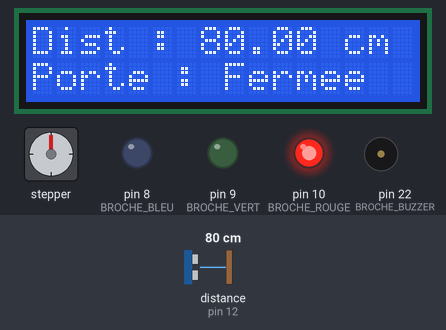
Bench run of a sketch on a simulated Arduino Mega 2560, built with avr-gcc and run on an emulated ATmega2560. Shown: 16×2 character LCD, stepper motor, output pins drawn as LEDs (lit = HIGH), buzzer (waves = sounding, pin HIGH). Dashed ring = blinking. The test bench sets the inputs (shaded band); at power-on: distance to the obstacle (sensor on pin 12) 80 cm. The echo pulse lasts 58.3 µs per cm; stepper angles assume 2048 steps per turn; what the sketch prints to the serial monitor is not drawn.

Above: at 3.2 s.
3.3 s: distance to the obstacle (sensor on pin 12) set to 32 cm
At 4.7 s:
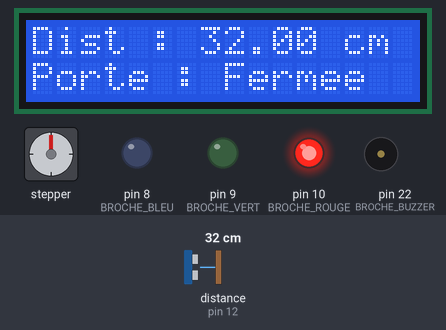
6.3 s: distance to the obstacle (sensor on pin 12) set to 26 cm
At 7.33 s:
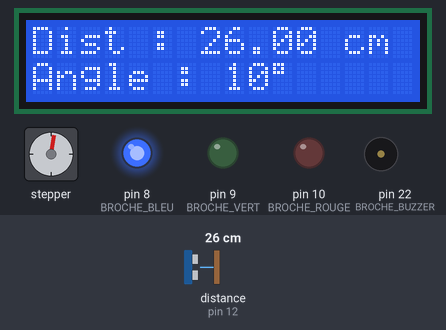
8.1 s: distance to the obstacle (sensor on pin 12) set to 2 cm
At 8.26 s:
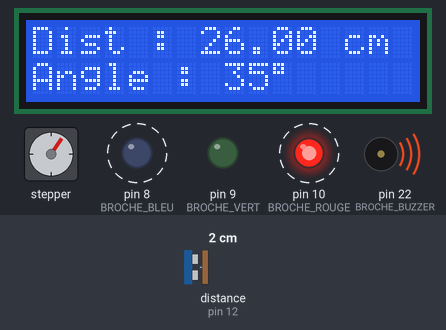
10.8 s: distance to the obstacle (sensor on pin 12) set to 14 cm
At 11.27 s:
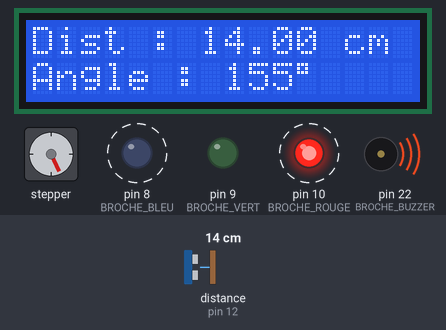
12.9 s: distance to the obstacle (sensor on pin 12) set to 17 cm
At 15.2 s:
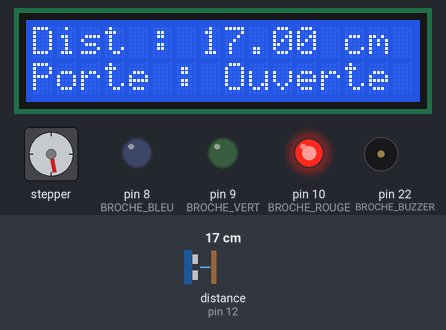
15.9 s: distance to the obstacle (sensor on pin 12) set to 57 cm
At 17.5 s:
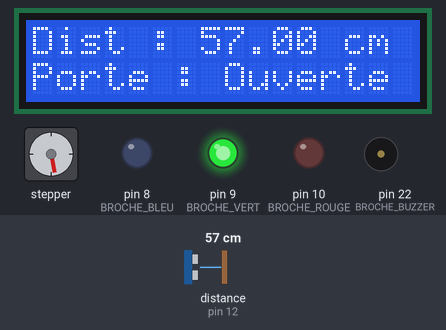
18.9 s: distance to the obstacle (sensor on pin 12) set to 63 cm
Timing chart, 0 to 24.1 s (numbered marks = the images above; inputs shaded):
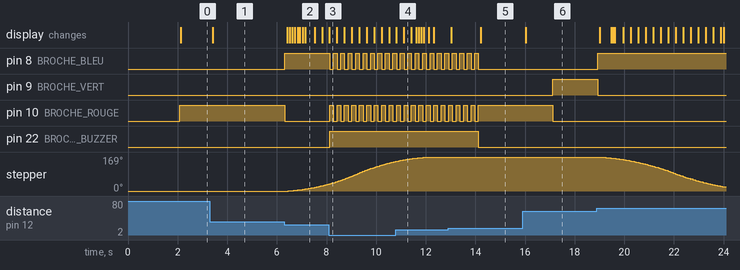

The sketch:

Labo5.ino
```cpp
#include <HCSR04.h>
#include <LCD_I2C.h>
#include <AccelStepper.h>

// --- Constantes matérielles ---
const int BROCHE_DECLENCHEUR = 11;
const int BROCHE_ECHO = 12;
const int BROCHE_BUZZER = 22;
const int BROCHE_ROUGE = 10;
const int BROCHE_VERT = 9;
const int BROCHE_BLEU = 8;
const int TYPE_INTERFACE_MOTEUR = 4;
const int BROCHE_IN1 = 39;
const int BROCHE_IN2 = 41;
const int BROCHE_IN3 = 43;
const int BROCHE_IN4 = 45;

// --- Constantes d’angles ---
const int ANGLE_MINIMUM = 10;
const int ANGLE_MAXIMUM = 170;
const float PAS_PAR_TOUR = 2038.0;
const long POSITION_MIN = (ANGLE_MINIMUM * PAS_PAR_TOUR) / 360;
const long POSITION_MAX = (ANGLE_MAXIMUM * PAS_PAR_TOUR) / 360;

// --- Constantes seuils et délais ---
const float DISTANCE_SEUIL_OUVERTURE = 30.0;
const float DISTANCE_SEUIL_FERMETURE = 60.0;
const float DISTANCE_SEUIL_ALARME = 15.0;
const int INTERVALLE_MESURE_DISTANCE = 50;
const int INTERVALLE_MISE_A_JOUR_LCD = 100;
const int INTERVALLE_MISE_A_JOUR_SERIE = 100;
const int INTERVALLE_CLIGNOTEMENT_GYROPHARE = 150;
const int DELAI_SONNERIE_ALARME = 3000;
const int DELAI_EXTINCTION_GYROPHARE = 3000;

HCSR04 capteur(BROCHE_DECLENCHEUR, BROCHE_ECHO);
LCD_I2C lcd(0x27, 16, 2);
AccelStepper moteur(TYPE_INTERFACE_MOTEUR, BROCHE_IN1, BROCHE_IN3, BROCHE_IN2, BROCHE_IN4);

const String numeroEtudiant = "2409626";

int angleActuel = 0;

enum EtatPorte { FERMEE, OUVERTURE, OUVERTE, FERMETURE } etatPorte = FERMEE;
enum EtatAlerte { ALARME_DESACTIVEE, ALARME_ACTIVEE } etatAlerte = ALARME_DESACTIVEE;

// --- Variables de gestion ---
float distance = 0.0;
unsigned long dernierTempsDistance = 0;
unsigned long dernierTempsAffichage = 0;
unsigned long dernierTempsGyrophare = 0;
unsigned long dernierTempsAlerte = 0;
unsigned long tempsChangementEtat = 0;
bool gyrophareRouge = true;
bool porteEnMouvement = false;
bool extinctionDifferee = false;
unsigned long tempsExtinction = 0;

void setup() {
  Serial.begin(115200);
  lcd.begin();
  lcd.backlight();
  moteur.setMaxSpeed(500);
  moteur.setAcceleration(200);
  moteur.setSpeed(500);
  moteur.moveTo(POSITION_MIN);
  moteur.enableOutputs();

  pinMode(BROCHE_BUZZER, OUTPUT);
  pinMode(BROCHE_ROUGE, OUTPUT);
  pinMode(BROCHE_VERT, OUTPUT);
  pinMode(BROCHE_BLEU, OUTPUT);

  lcd.setCursor(0, 0);
  lcd.print(numeroEtudiant);
  lcd.setCursor(0, 1);
  lcd.print("    LAB 4A    ");
  delay(2000);
  lcd.clear();
}

void loop() {
  unsigned long maintenant = millis();

  gererDistance(maintenant);
  gererEtatPorte(maintenant);
  gererAlerte(maintenant);
  gererAffichage(maintenant);
  gererSerie(maintenant);

  if (porteEnMouvement) {
    moteur.enableOutputs();
    moteur.run();
    if (!moteur.isRunning()) {
      porteEnMouvement = false;
      moteur.disableOutputs();
    }
  }
}

void gererDistance(unsigned long temps) {
  if (temps - dernierTempsDistance >= INTERVALLE_MESURE_DISTANCE) {
    distance = capteur.dist();
    dernierTempsDistance = temps;
  }
}

void gererEtatPorte(unsigned long temps) {
  if (etatAlerte == ALARME_ACTIVEE) return;

  if (etatPorte == FERMEE) {
    mettreCouleurLEDs(HIGH, LOW, LOW);

    if (distance < DISTANCE_SEUIL_OUVERTURE && distance > 0) {
      etatPorte = OUVERTURE;
      moteur.moveTo(POSITION_MAX);
      porteEnMouvement = true;
      tempsChangementEtat = temps;
    }
  }

  if (etatPorte == OUVERTURE) {
    mettreCouleurLEDs(LOW, LOW, HIGH);

    if (!porteEnMouvement && moteur.distanceToGo() == 0) {
      etatPorte = OUVERTE;
      tempsChangementEtat = temps;
    }
  }

  if (etatPorte == OUVERTE) {
    mettreCouleurLEDs(LOW, HIGH, LOW);

    if (distance > DISTANCE_SEUIL_FERMETURE) {
      etatPorte = FERMETURE;
      moteur.moveTo(POSITION_MIN);
      porteEnMouvement = true;
      tempsChangementEtat = temps;
    }
  }

  if (etatPorte == FERMETURE) {
    mettreCouleurLEDs(LOW, LOW, HIGH);

    if (!porteEnMouvement && moteur.distanceToGo() == 0) {
      etatPorte = FERMEE;
      tempsChangementEtat = temps;
    }
  }
}

void gererAlerte(unsigned long temps) {
  if (etatAlerte == ALARME_DESACTIVEE && distance <= DISTANCE_SEUIL_ALARME && distance > 0) {
    digitalWrite(BROCHE_BUZZER, HIGH);
    etatAlerte = ALARME_ACTIVEE;
    dernierTempsAlerte = temps;
    extinctionDifferee = false;
  }

  if (etatAlerte == ALARME_ACTIVEE) {
    if (temps - dernierTempsGyrophare >= INTERVALLE_CLIGNOTEMENT_GYROPHARE) {
      clignoterGyrophare();
      dernierTempsGyrophare = temps;
    }

    if (temps - dernierTempsAlerte >= DELAI_SONNERIE_ALARME) {
      digitalWrite(BROCHE_BUZZER, LOW);
      etatAlerte = ALARME_DESACTIVEE;
      extinctionDifferee = true;
      tempsExtinction = temps;
    }
  }

  if (extinctionDifferee && (temps - tempsExtinction >= DELAI_EXTINCTION_GYROPHARE)) {
    eteindreGyrophare();
    mettreCouleurLEDs(LOW, LOW, LOW);
    extinctionDifferee = false;
  }
}

void clignoterGyrophare() {
  if (gyrophareRouge) {
    digitalWrite(BROCHE_ROUGE, HIGH);
    digitalWrite(BROCHE_BLEU, LOW);
  } else {
    digitalWrite(BROCHE_ROUGE, LOW);
    digitalWrite(BROCHE_BLEU, HIGH);
  }
  digitalWrite(BROCHE_VERT, LOW);
  gyrophareRouge = !gyrophareRouge;
}

void eteindreGyrophare() {
  digitalWrite(BROCHE_ROUGE, LOW);
  digitalWrite(BROCHE_VERT, LOW);
  digitalWrite(BROCHE_BLEU, LOW);
}

void mettreCouleurLEDs(bool r, bool v, bool b) {
  if (etatAlerte == ALARME_DESACTIVEE && !extinctionDifferee) {
    digitalWrite(BROCHE_ROUGE, r);
    digitalWrite(BROCHE_VERT, v);
    digitalWrite(BROCHE_BLEU, b);
  }
}

void gererAffichage(unsigned long temps) {
  if (temps - dernierTempsAffichage >= INTERVALLE_MISE_A_JOUR_LCD) {
    lcd.clear();
    lcd.setCursor(0, 0);
    lcd.print("Dist : ");
    lcd.print(distance);
    lcd.print(" cm");

    lcd.setCursor(0, 1);
    if (etatPorte == FERMEE) lcd.print("Porte : Fermee");
    if (etatPorte == OUVERTE) lcd.print("Porte : Ouverte");
    if (etatPorte == OUVERTURE || etatPorte == FERMETURE) {
      angleActuel = map(moteur.currentPosition(), POSITION_MIN, POSITION_MAX, ANGLE_MINIMUM, ANGLE_MAXIMUM);
      lcd.print("Angle : ");
      lcd.print(angleActuel);
      lcd.print((char)223);
    }
    dernierTempsAffichage = temps;
  }
}

void gererSerie(unsigned long temps) {
  static unsigned long dernierTempsSerie = 0;
  if (temps - dernierTempsSerie >= INTERVALLE_MISE_A_JOUR_SERIE) {
    Serial.print("etd:");
    Serial.print(numeroEtudiant);
    Serial.print(", dist:");
    Serial.print(distance);
    Serial.print(", angle:");
    Serial.println(angleActuel);
    dernierTempsSerie = temps;
  }
}
```

Measured:
- the behaviour switches between 30 and 29 cm on distance to the obstacle (sensor on pin 12) (found by bisection; images 1 and 2)
- the behaviour switches between 15 and 16 cm on distance to the obstacle (sensor on pin 12) (found by bisection; images 4 and 5)
- after the input at 3.3 s, the display: changes after 0.12 s (image 1)
- after the input at 6.3 s, pin 8 (BROCHE_BLEU): LOW → HIGH at once; pin 10 (BROCHE_ROUGE): HIGH → LOW at once; stepper: keeps turning clockwise at about 21°/s, starting after 0.16 s; the display: first changes after 0.12 s (image 2 shows a later state)
- after the input at 8.1 s, pin 8 (BROCHE_BLEU), pin 10 (BROCHE_ROUGE): alternates HIGH for 0.15 s and LOW for 0.15 s, starting at once; pin 22 (BROCHE_BUZZER): LOW → HIGH at once
- after the input at 12.9 s, pin 8 (BROCHE_BLEU): goes on until 14.1 s, then stays LOW; pin 10 (BROCHE_ROUGE): goes on until 14.1 s, then stays HIGH; pin 22 (BROCHE_BUZZER): HIGH → LOW after 1.2 s
- after the input at 15.9 s, the display: changes after 0.12 s (image 6)
- after the input at 18.9 s, pin 8 (BROCHE_BLEU): LOW → HIGH at once; pin 9 (BROCHE_VERT): HIGH → LOW at once; stepper: turns 110° counter-clockwise in 3.7 s, then 1° clockwise in 0.00 s, then 40° counter-clockwise in 1.3 s
